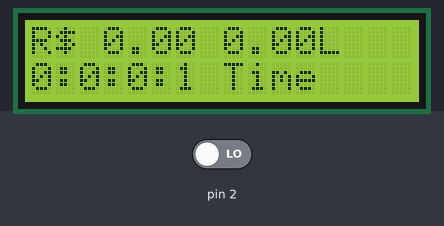
The sketch below on a simulated Arduino Uno, built with avr-gcc and run on an emulated ATmega328P. Shown: 16×2 character LCD. The test bench sets the inputs (shaded band); at power-on: pin 2 LOW.

Above: at 1.1 s.
At 5.1 s:
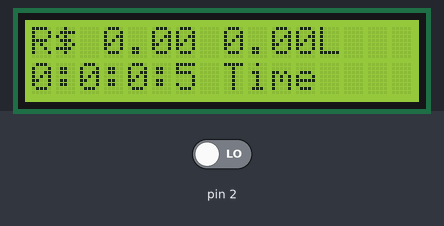
At 10.2 s:
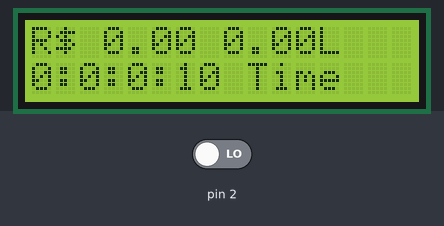
At 19.2 s:
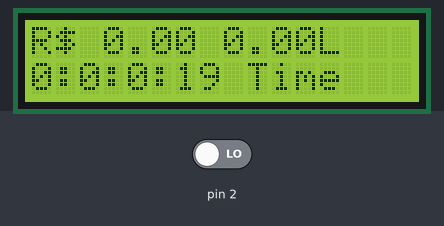
At 28.2 s:
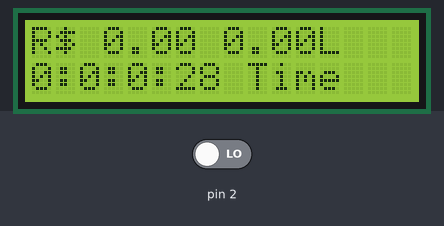
At 38.3 s:
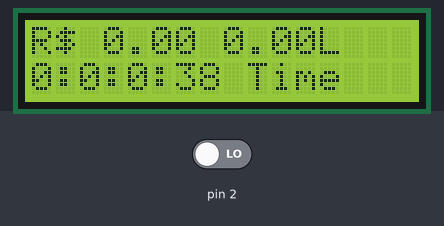

Measured:
- what the display in image 0 shows lasts 1.0 s, from 1.1 s to 2.1 s

The sketch:

fluxo_de_agua_2.0.ino
```cpp
#include <LiquidCrystal.h>
 //variaveis de medições
 float vazao;
 float litros = 0;
 float mililitros = 0;
 int contapulso;

 //varaiaveis para calculos de valor
 float dinheiro;

 //variaveis para calculo de tempo
 int segundos = 0;
 int minutos = 0;
 int horas = 0;
 int dias = 0;

 LiquidCrystal lcd(12, 11, 6 , 5, 4, 3);// 1 = GND, 2 = VCC, 3 = resistor e GND, 4 = 12D, 5 = GND, 6 = 11D, 11 = 6D, 12 = 5D, 13 = 4D, 14 = 3D, 15 = 5V, 16 = GND;
 void setup() {
  pinMode(2, INPUT);
  lcd.begin(16,2);
  attachInterrupt (0, interrupcao, RISING);
  }

 void interrupcao (){
 contapulso++;
  }
void loop() {
  sei();
  contapulso = 0;
  delay(1000);
  cli();
  segundos++;

  vazao = (contapulso / 5.5);
  dinheiro = (litros*0.002238);
  lcd.setCursor(0, 0);
  lcd.print("R$ ");
  lcd.print(dinheiro, 2);
  lcd.print(" ");

  lcd.print(litros ,2);
  lcd.print("L ");

//escrita de tempo
  lcd.setCursor(0, 1);
  lcd.print(dias);
  lcd.print(":");
  lcd.print(horas);
  lcd.print(":");
  lcd.print(minutos);
  lcd.print(":");
  lcd.print(segundos);
  lcd.print(" Time");

mililitros = (vazao / 60);
litros = (litros + mililitros);

//medida de tempo
if (segundos == 60){
  minutos++;
  segundos = 0;
}
if (minutos == 60) {
  horas++;
  minutos = 0;
}
if (horas == 24){
  dias++;
  horas = 0;
}
if (dias == 30){

}
  }
```
